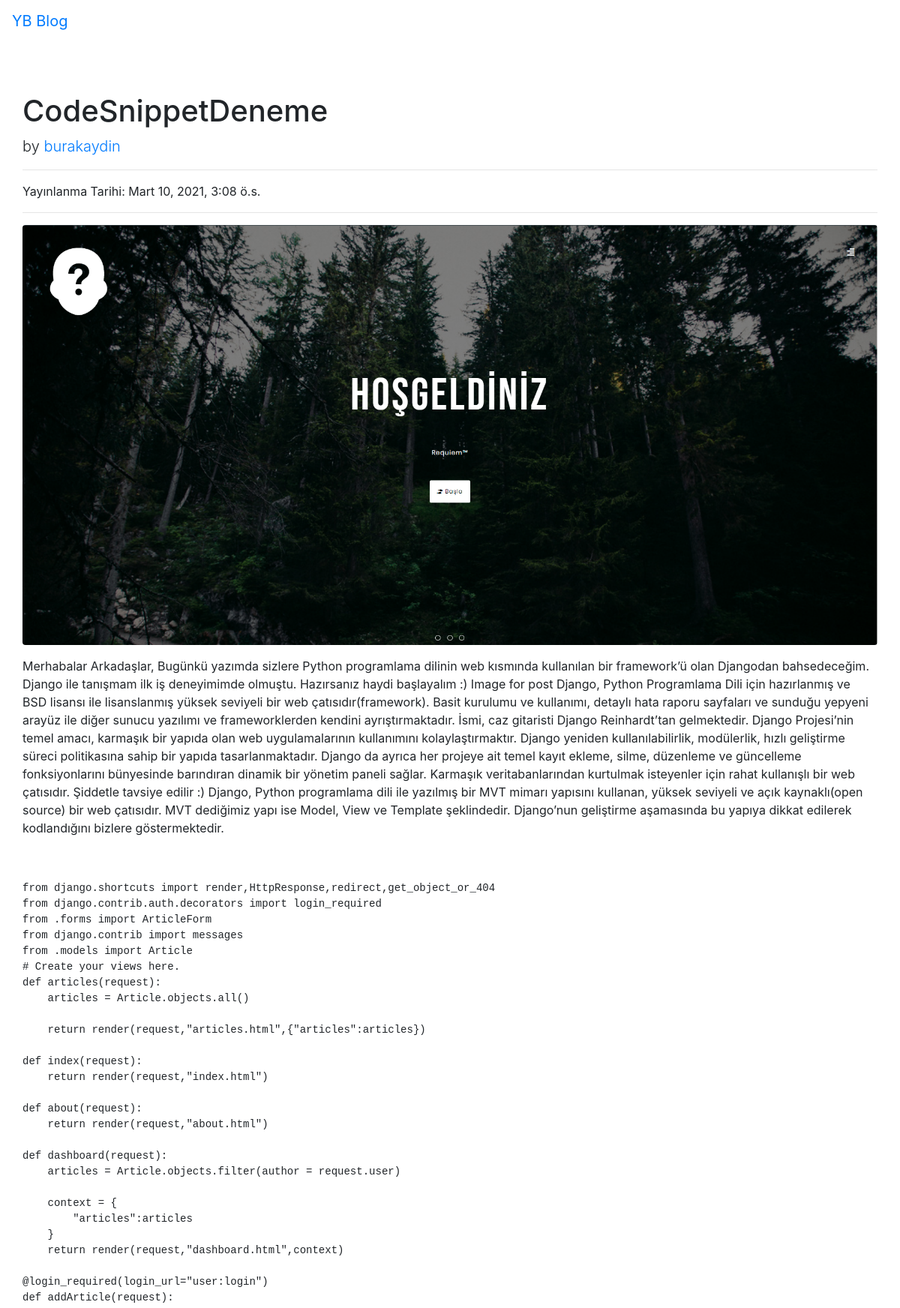
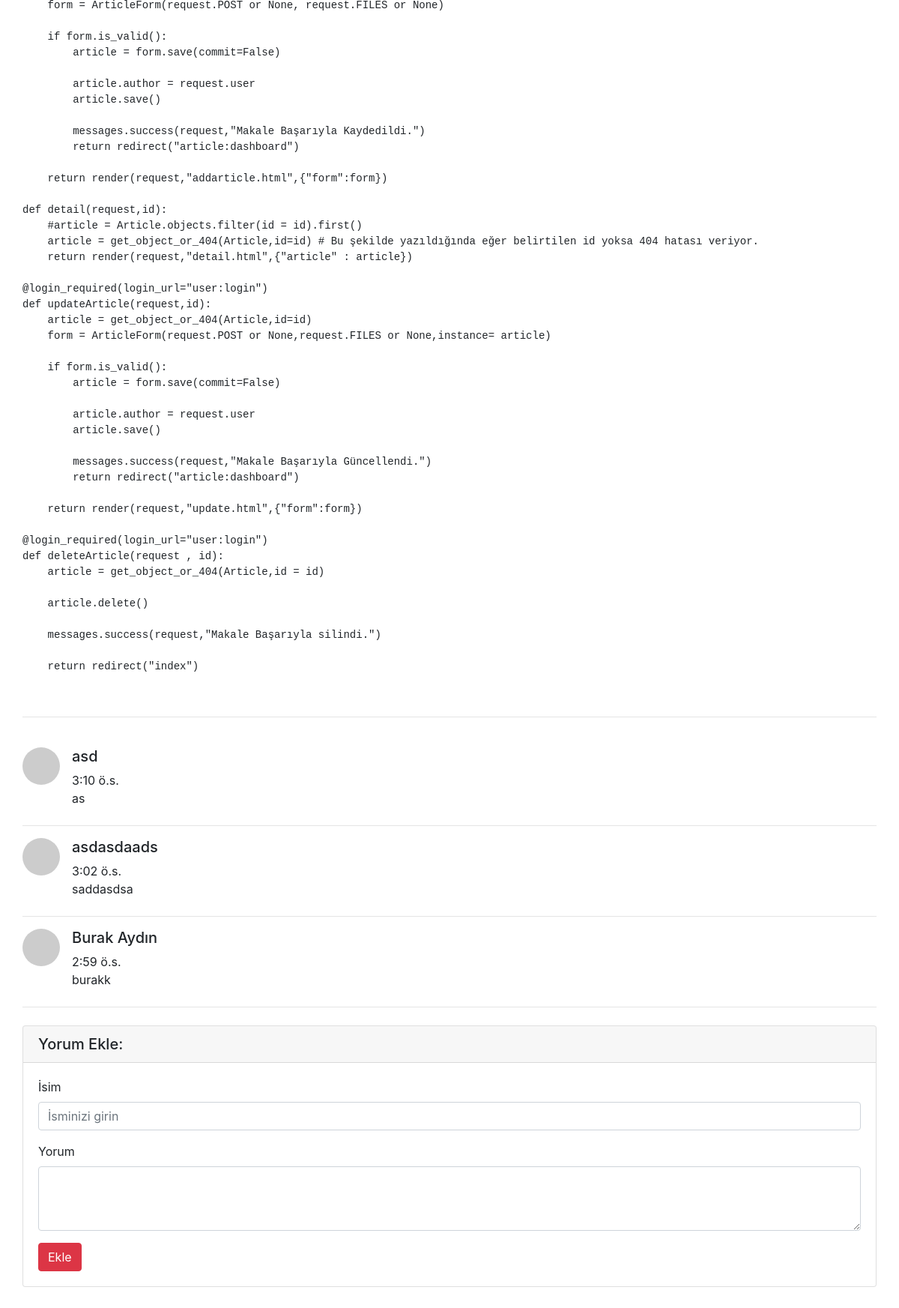
/articles/article/30, run on the app's committed database (2 pictures, top to bottom).
### article/models.py (models this page shows, shortened)
class Article(models.Model):
    author = models.ForeignKey("auth.User",on_delete=models.CASCADE,verbose_name="Yazar") #'verbose_name="***"' ile isimlendiriyoruz. auth.User ile tabloda kullanıcıyı bulduk ve kullanıcı silindiği zaman kullanıcıya ait herşey siliniyor.
    title = models.CharField(max_length=50,verbose_name="Başlık") # Başlığımızı belirledik ve 50 karakterden fazla olamıyor.
    content = RichTextField(verbose_name="İçerik") # İçerik alanımızı yaptık.
    created_date = models.DateTimeField(auto_now_add=True,verbose_name="Oluşturulma Tarihi") # İçeriğin üretildiği zamanı alıyoruz. 'auto_now_add=True' ile otomatik olarak eklenmesini sağlıyoruz.
    article_image = models.FileField(blank = True , null = True , verbose_name="Resim ekleyin.")
    class Meta:
        ordering = ['-created_date']

class Comment(models.Model):
    article = models.ForeignKey(Article,on_delete=models.CASCADE,verbose_name="Makale",related_name="comments")
    comment_author = models.CharField(max_length = 50,verbose_name="İsim")
    comment_content = models.CharField(max_length=200,verbose_name="Yorum")
    comment_date = models.TimeField(auto_now_add=True)
    class Meta:
        ordering = ['-comment_date']

### article/views.py (the view)
# urls.py: path('article/<int:id>',views.detail,name="detail"),
def detail(request,id):
    article = get_object_or_404(Article,id=id) # Bu şekilde yazıldığında eğer belirtilen id yoksa 404 hatası veriyor.
    comments = article.comments.all()
    return render(request,"detail.html",{"article" : article,"comments":comments})

### templates/detail.html (shortened to what this page needs)
{% extends "layout.html" %}
{% block body %}
<div class="row">
    <div class="col-lg-15">
      <h1 class="mt-4">{{article.title}}</h1>
      <p class="lead">
        by
        <a href="#">{{article.author}}</a>
      </p>
      <hr>
      <p>Yayınlanma Tarihi: {{article.created_date}}</p>
      <hr>
      {% if article.article_image %}
      <img class="img-fluid rounded" src="{{article.article_image.url}}" alt="">
      {% endif %}
      <p class="lead">
          {{article.content|safe}}
      </p>
      <br>
      <hr>
      <br>
      {% if comments %}
      {% for comment in comments %}
      <div class="media mb-4">
        <img class="d-flex mr-3 rounded-circle" src="http://placehold.it/50x50" alt="">
        <div class="media-body">
          <h5 class="mt-0">{{comment.comment_author}}</h5>
          {{comment.comment_date}} <br>
          {{comment.comment_content}}
          </div>
      </div>
      <hr>
      {% endfor %}
      {% else %}
        <div class="alert alert-danger">
          Bu makaleye henüz bir yorum yapılmadı.
        </div>
      {% endif %}
      <div class="card my-4">
        <h5 class="card-header">Yorum Ekle:</h5>
        <div class="card-body">
          <form method = "post" action = "{% url 'article:comment' article.id %}">
            <div class="form-group">
                <label for="formGroupExampleInput">İsim</label>
                <input name = "comment_author" type="text" class="form-control" id="formGroupExampleInput" placeholder="İsminizi girin">
              </div>
            <div class="form-group">
                <label for="formGroupExampleInput">Yorum</label>
              <textarea name = "comment_content" class="form-control" rows="3"></textarea>
            </div>
            <button type="submit" class="btn btn-danger">Ekle</button>
          </form>
        </div>
      </div>
    </div>
  </div>
{% endblock body %}

### data on the page
Article: title "CodeSnippetDeneme", author "burakaydin", created_date "Mart 10, 2021, 3:08 ö.s.", article_image (picture), content "Merhabalar Arkadaşlar, Bugünkü yazımda sizlere Python programlama dilinin web kısmında kullanılan bir framework’ü olan Djangodan bahsedeceğim. Django ile tanışmam ilk iş deneyimimde olmuştu. Hazırsanız haydi başlayalım :) Image for post Django, Python Programlama Dili için hazırlanmış ve BSD lisansı ile lisanslanmış yüksek seviyeli bir web çatısıdır(framework). Basit kurulumu ve kullanımı, detaylı hata raporu sayfaları ve sunduğu yepyeni arayüz ile diğer sunucu yazılımı ve frameworklerden kendini ayrıştırmaktadır. İsmi, caz gitaristi Django Reinhardt’tan gelmektedir. Django Projesi’nin temel amacı, karmaşık bir yapıda olan web uygulamalarının kullanımını kolaylaştırmaktır. Django yeniden…"
Comment: comment_author "asd", comment_date "3:10 ö.s.", comment_content "as"
Comment: comment_author "asdasdaads", comment_date "3:02 ö.s.", comment_content "saddasdsa"
Comment: comment_author "Burak Aydın", comment_date "2:59 ö.s.", comment_content "burakk"
